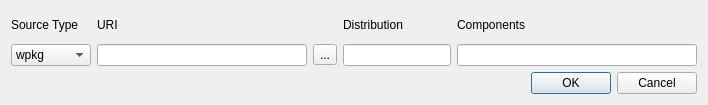
<?xml version="1.0" encoding="UTF-8"?>
<ui version="4.0">
 <class>SourceInfoDialog</class>
 <widget class="QDialog" name="SourceInfoDialog">
  <property name="geometry">
   <rect>
    <x>0</x>
    <y>0</y>
    <width>708</width>
    <height>105</height>
   </rect>
  </property>
  <property name="windowTitle">
   <string>Enter package source:</string>
  </property>
  <property name="modal">
   <bool>true</bool>
  </property>
  <layout class="QVBoxLayout" name="verticalLayout">
   <item>
    <layout class="QGridLayout" name="gridLayout" columnstretch="0,1,0,1">
     <item row="0" column="0">
      <widget class="QLabel" name="label">
       <property name="text">
        <string>Source Type</string>
       </property>
      </widget>
     </item>
     <item row="0" column="1">
      <widget class="QLabel" name="label_2">
       <property name="text">
        <string>URI</string>
       </property>
      </widget>
     </item>
     <item row="0" column="2">
      <widget class="QLabel" name="label_3">
       <property name="text">
        <string>Distribution</string>
       </property>
      </widget>
     </item>
     <item row="0" column="3">
      <widget class="QLabel" name="label_4">
       <property name="text">
        <string>Components</string>
       </property>
      </widget>
     </item>
     <item row="1" column="0">
      <widget class="QComboBox" name="f_typeCB">
       <property name="toolTip">
        <string>&lt;html&gt;&lt;head/&gt;&lt;body&gt;&lt;p&gt;Specify the type of the source. Supported are &lt;span style=&quot; font-style:italic;&quot;&gt;wpkg&lt;/span&gt; and &lt;span style=&quot; font-style:italic;&quot;&gt;wpkg-src&lt;/span&gt;.&lt;/p&gt;&lt;/body&gt;&lt;/html&gt;</string>
       </property>
       <item>
        <property name="text">
         <string>wpkg</string>
        </property>
       </item>
       <item>
        <property name="text">
         <string>wpkg-src</string>
        </property>
       </item>
      </widget>
     </item>
     <item row="1" column="1">
      <layout class="QHBoxLayout" name="horizontalLayout">
       <item>
        <widget class="QLineEdit" name="f_uriEdit">
         <property name="toolTip">
          <string>&lt;html&gt;&lt;head/&gt;&lt;body&gt;&lt;p&gt;Enter the URI of the source. Can be a &lt;span style=&quot; font-style:italic;&quot;&gt;file:&lt;/span&gt; or &lt;span style=&quot; font-style:italic;&quot;&gt;http:&lt;/span&gt; scheme resource.&lt;/p&gt;&lt;p&gt;&lt;span style=&quot; font-style:italic;&quot;&gt;Example: file:///usr/local/my_source&lt;/span&gt;&lt;/p&gt;&lt;/body&gt;&lt;/html&gt;</string>
         </property>
        </widget>
       </item>
       <item>
        <widget class="QToolButton" name="f_uriButton">
         <property name="text">
          <string>...</string>
         </property>
        </widget>
       </item>
      </layout>
     </item>
     <item row="1" column="2">
      <widget class="QLineEdit" name="f_distEdit">
       <property name="toolTip">
        <string>&lt;html&gt;&lt;head/&gt;&lt;body&gt;&lt;p&gt;Enter the distribution of the source.&lt;/p&gt;&lt;p&gt;&lt;span style=&quot; font-style:italic;&quot;&gt;Example: m2osw&lt;/span&gt;&lt;/p&gt;&lt;/body&gt;&lt;/html&gt;</string>
       </property>
      </widget>
     </item>
     <item row="1" column="3">
      <widget class="QLineEdit" name="f_sourceEdit">
       <property name="toolTip">
        <string>&lt;html&gt;&lt;head/&gt;&lt;body&gt;&lt;p&gt;One or more components, space delimited.&lt;br/&gt;&lt;span style=&quot; font-style:italic;&quot;&gt;Example: &amp;quot;main contrib restricted&amp;quot; (without the quotes [&amp;quot;]).&lt;/span&gt;&lt;/p&gt;&lt;/body&gt;&lt;/html&gt;</string>
       </property>
      </widget>
     </item>
    </layout>
   </item>
   <item>
    <widget class="QDialogButtonBox" name="f_buttonBox">
     <property name="toolTip">
      <string>&lt;html&gt;&lt;head/&gt;&lt;body&gt;&lt;p&gt;Click &amp;quot;&lt;span style=&quot; font-style:italic;&quot;&gt;OK&lt;/span&gt;&amp;quot; to accept the changes, &amp;quot;&lt;span style=&quot; font-style:italic;&quot;&gt;Cancel&lt;/span&gt;&amp;quot; to abandon them.&lt;/p&gt;&lt;/body&gt;&lt;/html&gt;</string>
     </property>
     <property name="orientation">
      <enum>Qt::Horizontal</enum>
     </property>
     <property name="standardButtons">
      <set>QDialogButtonBox::Cancel|QDialogButtonBox::Ok</set>
     </property>
    </widget>
   </item>
  </layout>
 </widget>
 <tabstops>
  <tabstop>f_typeCB</tabstop>
  <tabstop>f_uriEdit</tabstop>
  <tabstop>f_uriButton</tabstop>
  <tabstop>f_distEdit</tabstop>
  <tabstop>f_sourceEdit</tabstop>
  <tabstop>f_buttonBox</tabstop>
 </tabstops>
 <resources/>
 <connections/>
</ui>
